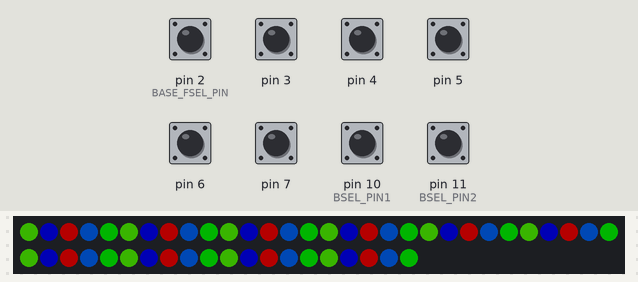
This sketch was run on a simulated Arduino Uno, built with avr-gcc and run on an emulated ATmega328P. Shown: 50 RGB LEDs in strip order, left to right, continuing on the next row. Inputs (shaded band) come from the test bench; at power-on: pin 2 (BASE_FSEL_PIN), pin 3–7, pin 10 (BSEL_PIN1), pin 11 (BSEL_PIN2) HIGH. Dim RGB values are drawn brighter than linear.

Above: at 2.2 s.
2.3 s: pin 7 pulled LOW for 1 s
At 2.46 s:
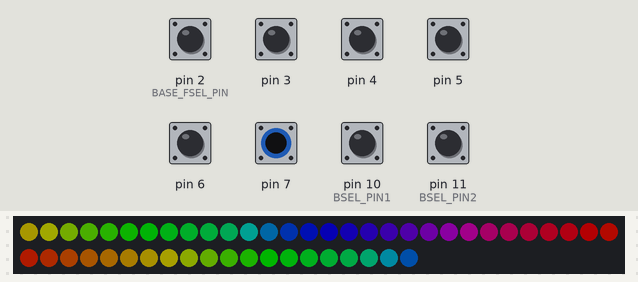
4.8 s: pin 2 (BASE_FSEL_PIN) pulled LOW for 0.15 s
At 4.88 s:
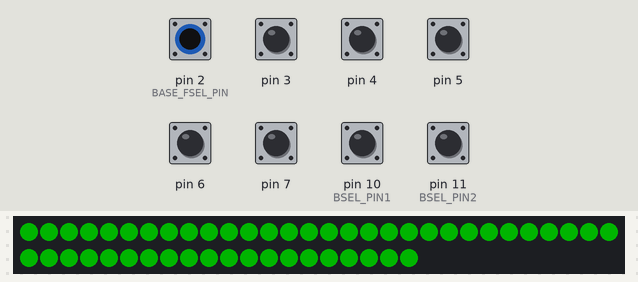
6.4 s: pin 4 pulled LOW for 0.15 s
At 6.48 s:
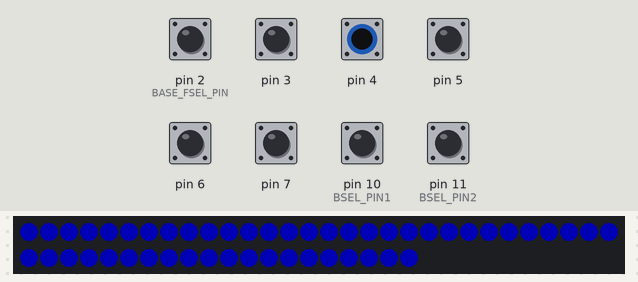
8.0 s: pin 5 pulled LOW for 0.15 s
At 8.08 s:
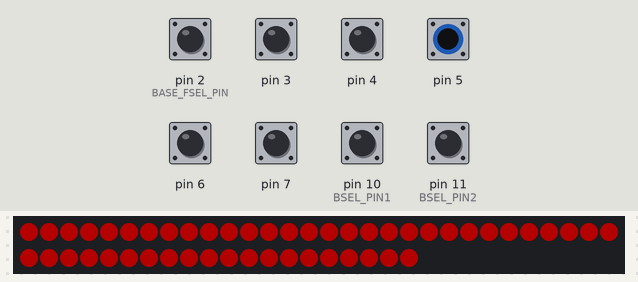
9.6 s: pin 6 pulled LOW for 0.15 s
At 9.68 s:
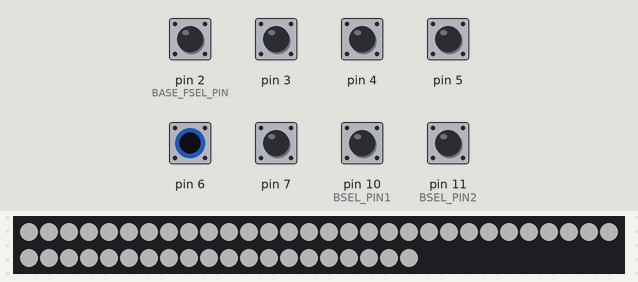
11.2 s: pin 7 pulled LOW for 0.15 s
At 11.28 s:
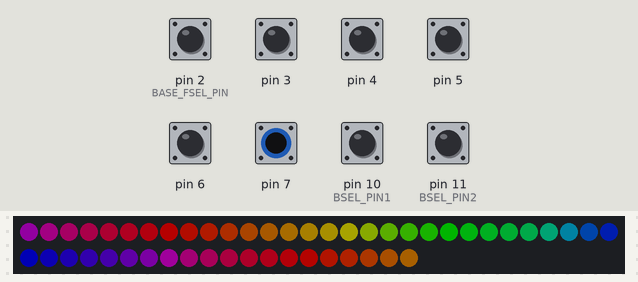
Timing chart, 0 to 13.8 s (numbered marks = the images above; inputs shaded):
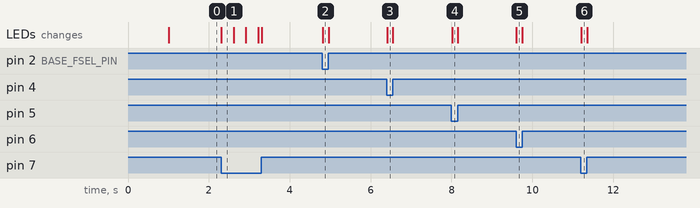

Measured:
- after the input at 2.3 s, the LEDs: change at once (image 1)
- after the input at 4.8 s, the LEDs: change at once (image 2)
- after the input at 6.4 s, the LEDs: change at once (image 3)
- after the input at 8.0 s, the LEDs: change at once (image 4)
- after the input at 9.6 s, the LEDs: change at once (image 5)
- after the input at 11.2 s, the LEDs: change at once (image 6)

The sketch:

hw_ui_pixelcontroller.ino
```cpp
#include <FastLED.h>

/* hw_ui_pixelcontroller: A simple pixel controller application with
 * a strictly "hardware based" user interface, in the sense that the behavior
 * of the attached pixel string can be controlled via the presence or absence
 * of at most 3 M-M jumper wires with no additional components needed. This is
 * convenient when you wish to modify the behavior on a semi-regular basis
 * but don't have access to a suitable computer at such location for example.
 *
 * The 3 jumpers may be connected between ground and either 0, 1, or both
 * brightness select pins (BSEL_PINx), as well as between ground and any one
 * function select (FSEL_PIN) pin. The behaviors triggered by such are as follows:
 *
 * - The connection of a ground jumper to the lower BSEL_PIN increases
 *   the brightness from the base brightness of 2^6-1 units by 2^6 units,
 *   out of a max of 2^8-1 units
 *
 * - The connection of a ground jumper to the upper BSEL_PIN increases
 *   the brightness from the current level by an additional 2^7 units.
 *
 * - The connection of a ground jumper to an FSEL_PIN, which includes N pins
 *   starting from and inclusive of the BASE_FSEL_PIN, where N equals the
 *   number of defined patterns (in this case 6) will cause the controller to
 *   continuously display the pattern at index (pin_number - BASE_FSEL_PIN).
 *
 * - If no FSEL_PINs are grounded, each pattern will be displayed for one minute,
 *   cycling through all patterns sequentially.
 *
 * The default configuration is setup for a set of 50 WS2811 pixels,
 * but may easily be changed below.
 *
 * Copyright (c) 2018 Nash Kaminski, released under MIT license
 * Portions Copyright (c) 2013 FastLED, released under MIT license
 */

FASTLED_USING_NAMESPACE

#if defined(FASTLED_VERSION) && (FASTLED_VERSION < 3001000)
#warning "Requires FastLED 3.1 or later; check github for latest code."
#endif

#define DATA_PIN    12
#define BASE_FSEL_PIN 2
#define BSEL_PIN1 10
#define BSEL_PIN2 11
#define LED_TYPE    WS2811
#define COLOR_ORDER GRB
#define NUM_LEDS    50
CRGB leds[NUM_LEDS];

#define FRAMES_PER_SECOND  120

#define ARRAY_SIZE(A) (sizeof(A) / sizeof((A)[0]))

// List of patterns. Each is defined as a separate function pointer below.
typedef void (*SimplePatternList[])();
SimplePatternList gPatterns = { red, multi, blue, green, white, rainbow };

uint8_t gCurrentPatternNumber = 0; // Index number of which pattern is current
uint8_t gCycle = 0; // Should the pattern be advanced automatically?
uint8_t gHue = 0; // rotating "base color" used by many of the patterns

int8_t functionSelect(void){
  for(int i=0; i<ARRAY_SIZE(gPatterns); i++){
    //Find the first FSEL pin that is low, if none are low, return -1
    if(!digitalRead(BASE_FSEL_PIN+i)){
      return i;
    }
  }
  return -1;
}

void setup() {
  // 1 second powerup delay.
  delay(1000);

  // tell FastLED about the LED strip configuration
  FastLED.addLeds<LED_TYPE,DATA_PIN,COLOR_ORDER>(leds, NUM_LEDS).setCorrection(TypicalLEDStrip);

  // All function select pins to input with pullup mode
  for(int i=BASE_FSEL_PIN; i<BASE_FSEL_PIN+ARRAY_SIZE(gPatterns); i++){
    pinMode(i, INPUT);
    digitalWrite(i, HIGH);
  }

  // Same for brightness select pins
  pinMode(BSEL_PIN1, INPUT);
  digitalWrite(BSEL_PIN1, HIGH);
  pinMode(BSEL_PIN2, INPUT);
  digitalWrite(BSEL_PIN2, HIGH);
}

void loop()
{
  uint8_t brightness;
  int8_t function;

  // Set the function if an FSEL pin is grounded, else cycle through all.
  function = functionSelect();
  if(function == -1){
    if(!gCycle){
     gCycle = 1;
     gCurrentPatternNumber = 0;
     nextPattern();
    }
  } else {
    gCycle = 0;
    gCurrentPatternNumber = function;
  }

  // Set the brightness base on the BSEL pins
  brightness = (((~digitalRead(BSEL_PIN2)) & 0x01) << 7) | (((~digitalRead(BSEL_PIN1)) & 0x01) << 6) | 0x3F;
  FastLED.setBrightness(brightness);

  // Call the current pattern function once, updating the 'leds' array
  gPatterns[gCurrentPatternNumber]();

  // send the 'leds' array out to the actual LED strip
  FastLED.show();
  // insert a delay to keep the framerate modest, needs to be relatively high for flicker-free dithering
  FastLED.delay(1000/FRAMES_PER_SECOND);

  // do periodic tasks
  EVERY_N_MILLISECONDS( 20 ) { gHue++; } // slowly cycle the "base color" through the rainbow
  EVERY_N_SECONDS( 60 ) { nextPattern(); } // change patterns periodically, noop if gCycle == 0
}


void nextPattern()
{
  // add one to the current pattern number and wrap around at the end, but only if gCycle is set
  if(!gCycle)
    return;
  gCurrentPatternNumber = (gCurrentPatternNumber + 1) % ARRAY_SIZE( gPatterns);
}

void red() {
  // All Red
  for( int i = 0; i < NUM_LEDS; i++) {
    leds[i].setRGB(0,255,0);
  }
}

void green() {
  // All Green
  for( int i = 0; i < NUM_LEDS; i++) {
    leds[i].setRGB(255,0,0);
  }
}

void blue() {
  // All Blue
  for( int i = 0; i < NUM_LEDS; i++) {
    leds[i].setRGB(0,0,255);
  }
}

void white() {
  // All Blue
  for( int i = 0; i < NUM_LEDS; i++) {
    leds[i].setRGB(255,255,255);
  }
}

void multi() {
  // Multi color
  for( int i = 0; i < NUM_LEDS; i++) {
    switch(i % 5){
      case 0:
      leds[i] = CRGB(80,255,0);
      break;
      case 1:
      leds[i] = CRGB(0,0,255);
      break;
      case 2:
      leds[i] = CRGB(255,0,0);
      break;
      case 3:
      leds[i] = CRGB(0,100,255);
      break;
      case 4:
      leds[i] = CRGB(0,255,0);
      break;
    }
  }
}

void rainbow()
{
  // FastLED's built-in rainbow generator
  fill_rainbow( leds, NUM_LEDS, gHue, 7);
}
```
